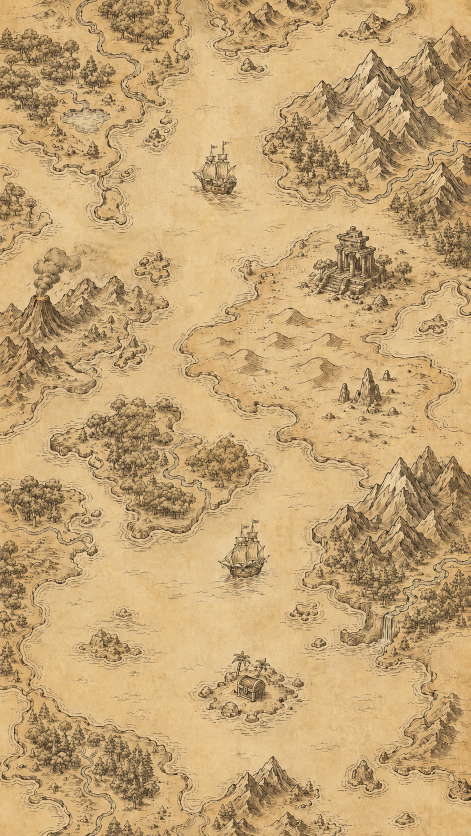
#> input picture design/assets/seamless_map_raw.png, 941 x 1672 px (shown at 1/2 size)
$ python build_seamless_map.py
#> lines starting #> are read from the running program, lines starting #| are printed output that depends on the picture
#!/usr/bin/env python3
"""Generate a SEAMLESS, vertically-tiling treasure-map background via the TrueFoundry
image gateway, then guarantee the seam is invisible so the map can scroll infinitely.

Why: the old expedition-map-tall.png was one fixed composite — it had empty stretches
and a hard top/bottom, so a long scroll showed seams. Instead we generate ONE rich map
"tile" and repeat it vertically in the app. To make the repeat invisible, we blend the
image's bottom edge into its top edge and crop the overlap (a standard make-tileable
wrap): the last row then flows into the first row of the next copy with no seam.

Output: a single seamless tile written into the ExpeditionMap imageset (+ docs copy).
The app (PaintedMapBackdrop) tiles it vertically to fill however tall the trail is.

Run:  python3 design/build_seamless_map.py            # generate + make seamless
      python3 design/build_seamless_map.py --reuse    # skip the API, re-process the last raw
"""
import os, sys, base64, argparse, urllib.request
import numpy as np
from PIL import Image, ImageEnhance

ROOT = os.path.dirname(os.path.dirname(os.path.abspath(__file__)))
RAW = os.path.join(ROOT, "design", "assets", "seamless_map_raw.png")
OUT = os.path.join(ROOT, "app/BibleStory/BibleStory/Assets.xcassets/ExpeditionMap.imageset/expedition-map-tall.png")
OUT_COPY = os.path.join(ROOT, "docs/design-assets/expedition-map-tall.png")

STYLE = (
    "A hand-drawn antique treasure map, aged sepia parchment, muted warm browns and "
    "faded greens, fine ink linework and light watercolor wash, storybook cartography "
    "for children. A continuous explorable world seen top-down: rolling hills and "
    "forests, inked mountain ranges, winding rivers and a lake, a rocky coastline meeting "
    "calm sea with a little sailing ship and a spouting whale, a few small islands, a "
    "compass rose, dotted trail paths, and an X-marked treasure spot. Elements spread "
    "evenly across the WHOLE frame with no empty areas and no single large focal subject. "
    "Soft, muted, low-contrast so bright picture frames can sit on top. "
    "NO text, NO labels, NO border or frame, NO vignette, fills the entire canvas edge to edge."
)


def load_dotenv(path=os.path.join(ROOT, ".env")):
    if not os.path.exists(path):
        return
    for line in open(path):
        line = line.strip()
        if line and not line.startswith("#") and "=" in line:
            k, v = line.split("=", 1)
            os.environ.setdefault(k.strip(), v.strip().strip('"').strip("'"))


def first_env(*names):
    for n in names:
        if os.environ.get(n):
            return os.environ[n]
    return None


def generate_raw():
    from openai import OpenAI
    base_url = first_env("IMAGE_BASE_URL", "TFY_BASE_URL", "JUDGE_BASE_URL", "OPENAI_BASE_URL")
    api_key = first_env("IMAGE_API_KEY", "TFY_API_KEY", "JUDGE_API_KEY", "OPENAI_API_KEY")
    model = first_env("IMAGE_MODEL") or "openai-main/gpt-image-1"
#> (the call stopped at in generate_raw, `client = OpenAI(api_key=api_key, base_url=base_url or None)`: openai is not available in this run)
    client = OpenAI(api_key=api_key, base_url=base_url or None)
    print(f"generating raw tile  model={model}  aspect=2:3 …")
    try:
        resp = client.images.generate(model=model, prompt=STYLE, n=1,
                                       extra_body={"aspect_ratio": "2:3"})
    except Exception:
        # models that ignore aspect_ratio: fall back to a portrait size
        resp = client.images.generate(model=model, prompt=STYLE, n=1, size="1024x1536")
    item = resp.data[0]
    os.makedirs(os.path.dirname(RAW), exist_ok=True)
    if getattr(item, "b64_json", None):
        open(RAW, "wb").write(base64.b64decode(item.b64_json))
    elif getattr(item, "url", None):
        urllib.request.urlretrieve(item.url, RAW)
    else:
        sys.exit("response had neither b64_json nor url")
    print(f"  wrote {os.path.relpath(RAW, ROOT)}")


def crop_white_margin(img, inset_frac=0.012):
    """Crop the antique deckled WHITE paper surround so the parchment fills edge to
    edge (no white side/edge borders). Detects near-white rows/cols from each edge,
    then insets a touch more to clear the ragged torn edge."""
#> called with inset_frac = 0.012
    a = np.asarray(img.convert("RGB"))
#> a is the input picture: shape (1672, 941, 3); mean R, G, B 196.5, 164.6, 116.5
    h, w, _ = a.shape
#> h = 1672; w = 941
    white = (a > 236).all(-1)               # near-white background pixels
#> white: shape (1672, 941) bool; every value is 0
    def scan(is_white_line, n):
#> called with n = 1672
        i = 0
        while i < int(n * 0.14) and is_white_line(i).mean() >= 0.80:
            i += 1
#> after the loop, i = 0
        return i
    top    = scan(lambda i: white[i, :],     h)
#> top = 0
    bottom = scan(lambda i: white[h-1-i, :], h)
#> bottom = 0
    left   = scan(lambda i: white[:, i],     w)
#> left = 0
    right  = scan(lambda i: white[:, w-1-i], w)
#> right = 0
    fy, fx = int(h * inset_frac), int(w * inset_frac)
#> fy = 20; fx = 11
    top, bottom = top + fy, bottom + fy
#> top = 20; bottom = 20
    left, right = left + fx, right + fx
#> left = 11; right = 11
    return img.crop((left, top, w - right, h - bottom))
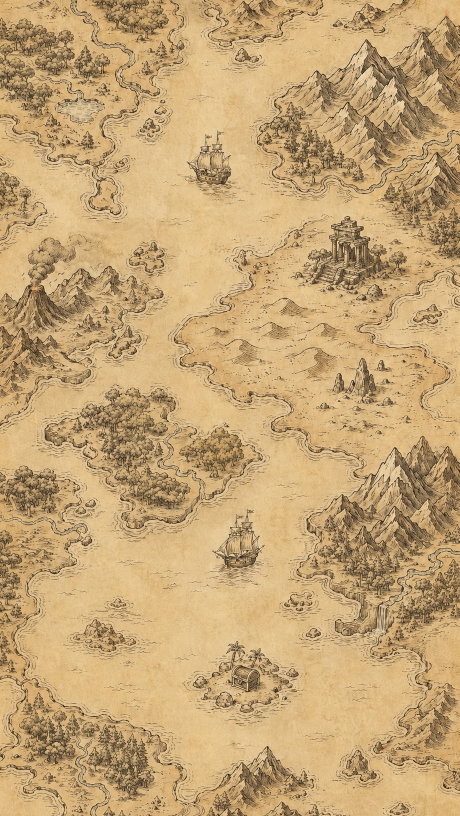
#> returned value: PIL image 919x1632 RGB (shown at 1/2 size); mean R, G, B 196.7, 165, 117


def make_seamless(img, overlap_frac=0.16):
    """Blend the bottom `k` rows into the top `k` rows and crop the overlap, so the
    image tiles vertically with no visible seam (last row is adjacent to first row)."""
#> called with overlap_frac = 0.16
    a = np.asarray(img.convert("RGB")).astype(np.float32)
#> a: shape (1632, 919, 3) float32
    h, w, _ = a.shape
#> h = 1632; w = 919
    k = max(1, int(h * overlap_frac))
#> k = 261
    out = a.copy()
    for i in range(k):
        t = i / k                      # 0 at very top → 1 at k
        out[i] = a[i] * t + a[i + h - k] * (1 - t)
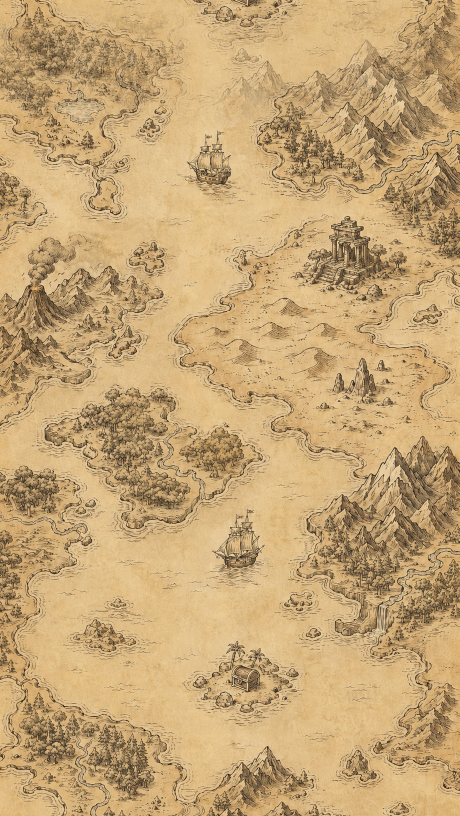
#> out: shape (1632, 919, 3) float32 (shown at 1/2 size); mean R, G, B 197.7, 165.7, 117.5
    return Image.fromarray(out[: h - k].astype("uint8"), "RGB")
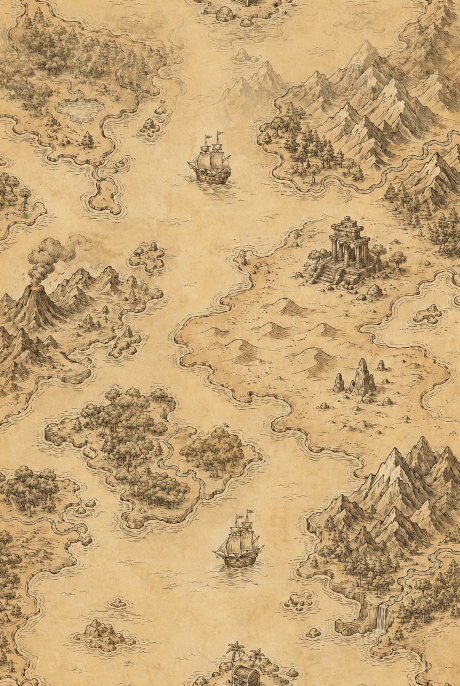
#> returned value: PIL image 919x1371 RGB (shown at 1/2 size); mean R, G, B 197.2, 165.5, 117.6


def unify_tone(img):
    """Nudge toward the app's warm parchment + slightly lower saturation/contrast so the
    colorful story frames pop against it (and so tabs can reuse a muted copy)."""
    img = ImageEnhance.Color(img).enhance(0.9)
    img = ImageEnhance.Contrast(img).enhance(0.95)
    parch = Image.new("RGB", img.size, (233, 216, 176))
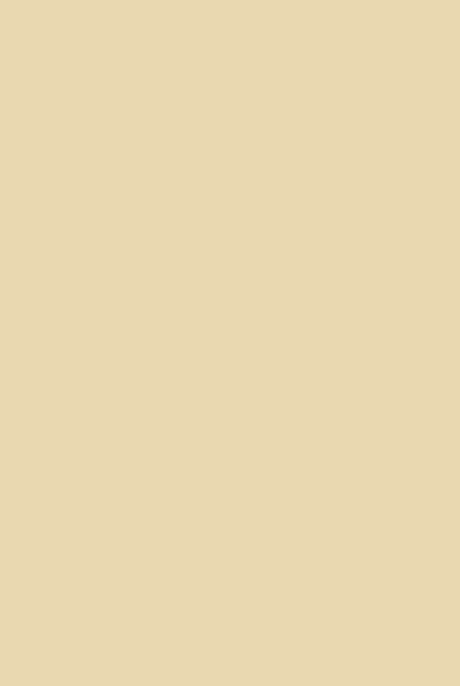
#> parch: PIL image 919x1371 RGB (shown at 1/2 size); mean R, G, B 233, 216, 176
    return Image.blend(img, parch, 0.12)


def main():
    load_dotenv()
    ap = argparse.ArgumentParser()
    ap.add_argument("--reuse", action="store_true", help="skip API; re-process existing raw")
    args = ap.parse_args()
    if not args.reuse:
        generate_raw()
    if not os.path.exists(RAW):
        sys.exit("no raw image; run without --reuse first")
    img = crop_white_margin(Image.open(RAW))
    tile = unify_tone(make_seamless(img))
    os.makedirs(os.path.dirname(OUT), exist_ok=True)
    os.makedirs(os.path.dirname(OUT_COPY), exist_ok=True)
    tile.save(OUT); tile.save(OUT_COPY)
    w, h = tile.size
#> w = 919; h = 1371
    print(f"seamless tile {w}x{h}  aspect(h/w)={h / w:.4f}  -> {os.path.relpath(OUT, ROOT)}")
#| seamless tile 919x1371  aspect(h/w)=1.4918  -> app/BibleStory/BibleStory/Assets.xcassets/ExpeditionMap.imageset/expedition-map-tall.png


if __name__ == "__main__":
    main()
